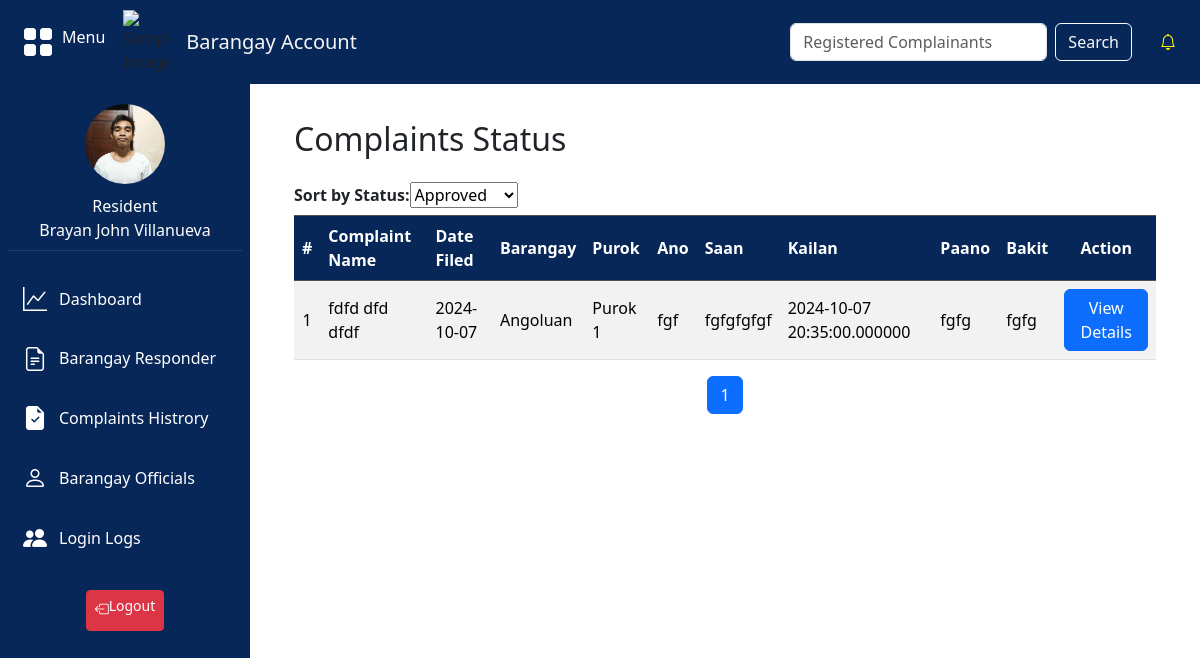
/barangay/barangay-responder.php (signed in), run on the app's committed database.
### tables this page shows
CREATE TABLE `tbl_complaints` (
  `complaints_id` int(15) NOT NULL,
  `complaint_name` varchar(255) NOT NULL,
  `complaints_person` varchar(15) NOT NULL,
  `status` varchar(20) NOT NULL DEFAULT '''Inprogress''',
  `complaints` text NOT NULL,
  `responds` enum('barangay','pnp') NOT NULL,
  `date_filed` date NOT NULL,
  `category_id` int(1) NOT NULL,
  `barangays_id` int(10) NOT NULL,
  `image_id` int(10) NOT NULL,
  `info_id` int(11) NOT NULL,
  `user_id` int(11) NOT NULL,
  `ano` varchar(255) DEFAULT NULL,
  `saan` varchar(255) DEFAULT NULL,
  `kailan` datetime(6) DEFAULT NULL,
  `paano` text DEFAULT NULL,
  `bakit` text DEFAULT NULL
);

CREATE TABLE `tbl_users_barangay` (
  `barangays_id` int(11) NOT NULL,
  `barangay_name` varchar(255) NOT NULL
);

CREATE TABLE `tbl_users` (
  `user_id` int(15) NOT NULL,
  `first_name` varchar(255) NOT NULL,
  `middle_name` varchar(255) NOT NULL,
  `last_name` varchar(255) NOT NULL,
  `extension_name` varchar(255) DEFAULT NULL,
  `gender` varchar(255) NOT NULL,
  `age` int(255) NOT NULL,
  `birth_date` date NOT NULL,
  `selfie_path` varchar(255) NOT NULL,
  `image_type` enum('ID') NOT NULL,
  `image_path` varchar(255) NOT NULL,
  `date_uploaded` datetime(6) NOT NULL,
  `cp_number` varchar(255) NOT NULL,
  `password` varchar(255) NOT NULL,
  `accountType` enum('Resident','Barangay Official','PNP Officer') NOT NULL,
  `barangays_id` int(11) DEFAULT NULL,
  `place_of_birth` varchar(255) NOT NULL,
  `purok` varchar(255) NOT NULL,
  `civil_status` enum('Single','Married','Separated','Live-in','Divorced','Widowed') NOT NULL,
  `educational_background` enum('No Formal Education','Elementary','Highschool','College','Post Graduate') NOT NULL,
  `nationality` varchar(255) NOT NULL,
  `pic_data` varchar(255) NOT NULL,
  `security_question` varchar(255) NOT NULL,
  `security_answer` varchar(255) NOT NULL,
  `login_attempts` int(11) DEFAULT 0,
  `lockout_time` datetime DEFAULT NULL
);

### barangay/barangay-responder.php (the view, shortened to what this page needs)
<?php
include '../connection/dbconn.php';
$barangay_name = $_SESSION['barangay_name'] ?? '';
$results_per_page = 10;
$page = !isset($_GET['page']) || !is_numeric($_GET['page']) || $_GET['page'] <= 0 ? 1 : $_GET['page'];
$start_from = ($page - 1) * $results_per_page;
function displayComplaints($pdo, $start_from, $results_per_page) {
    try {
        $barangay_name = $_SESSION['barangay_name'] ?? '';
        $stmt = $pdo->prepare("
        SELECT c.*,
               b.barangay_name,
               cc.complaints_category,
               u.cp_number,
               u.gender,
               u.place_of_birth,
               u.age,
                u.nationality,
                u.educational_background,
               u.civil_status,
               u.purok,
               GROUP_CONCAT(DISTINCT e.evidence_path SEPARATOR ',') AS evidence_paths,
               GROUP_CONCAT(DISTINCT CONCAT(h.hearing_date, '|', h.hearing_time, '|', h.hearing_type, '|', h.hearing_status) SEPARATOR ',') AS hearing_history
        FROM tbl_complaints c
        JOIN tbl_users_barangay b ON c.barangays_id = b.barangays_id
        JOIN tbl_complaintcategories cc ON c.category_id = cc.category_id
        JOIN tbl_users u ON c.user_id = u.user_id
        LEFT JOIN tbl_evidence e ON c.complaints_id = e.complaints_id
        LEFT JOIN tbl_hearing_history h ON c.complaints_id = h.complaints_id
        WHERE c.status = 'Approved' AND b.barangay_name = ?
        GROUP BY c.complaints_id
        ORDER BY c.date_filed ASC
        LIMIT ?, ?
    ");
        $stmt->bindParam(1, $barangay_name, PDO::PARAM_STR);
        $stmt->bindParam(2, $start_from, PDO::PARAM_INT);
        $stmt->bindParam(3, $results_per_page, PDO::PARAM_INT);
        $stmt->execute();
        if ($stmt->rowCount() == 0) {
            echo "<tr><td colspan='4'>No complaints found.</td></tr>";
        } else {
            $rowNumber = $start_from + 1;
            while ($row = $stmt->fetch(PDO::FETCH_ASSOC)) {
                $complaint_id = htmlspecialchars($row['complaints_id']);
                $complaint_name = htmlspecialchars($row['complaint_name']);
                $complaint_ano = htmlspecialchars($row['ano']);
                $complaint_saan = htmlspecialchars($row['saan']);
                $complaint_kailan = htmlspecialchars($row['kailan']);
                $complaint_paano = htmlspecialchars($row['paano']);
                $complaint_bakit= htmlspecialchars($row['bakit']);
                $complaint_description = htmlspecialchars($row['complaints']);
                $complaint_category = htmlspecialchars($row['complaints_category']);
                $complaint_barangay = htmlspecialchars($row['barangay_name']);
                $complaint_purok = htmlspecialchars($row['purok']);
                $complaint_contact = htmlspecialchars($row['cp_number']);
                $complaint_person = htmlspecialchars($row['complaints_person']);
                $complaint_gender = htmlspecialchars($row['gender']);
                $complaint_place_of_birth = htmlspecialchars($row['place_of_birth']);
                $complaint_age = htmlspecialchars($row['age']);
                $complaint_nationality = htmlspecialchars($row['nationality']);
                $complaint_education = htmlspecialchars($row['educational_background']);
                $complaint_civil_status = htmlspecialchars($row['civil_status']);
                $complaint_evidence = htmlspecialchars($row['evidence_paths']);
                $complaint_date_filed = htmlspecialchars($row['date_filed']);
                $complaint_status = htmlspecialchars($row['status']);
                $complaint_hearing_status = htmlspecialchars($row['hearing_history']);
                echo "<tr>";
                echo "<td style='text-align: center; vertical-align: middle;'>{$rowNumber}</td>";
                echo "<td style='text-align: left; vertical-align: middle;'>{$complaint_name}</td>";
                                echo "<td style='text-align: left; vertical-align: middle;'>{$complaint_date_filed }</td>";
                                echo "<td style='text-align: left; vertical-align: middle;'>{$complaint_barangay }</td>";
                                echo "<td style='text-align: left; vertical-align: middle;'>{$complaint_purok }</td>";
                                echo "<td style='text-align: left; vertical-align: middle;'>{$complaint_ano }</td>";
                                echo "<td style='text-align: left; vertical-align: middle;'>{$complaint_saan }</td>";
                                echo "<td style='text-align: left; vertical-align: middle;'>{$complaint_kailan }</td>";
                                echo "<td style='text-align: left; vertical-align: middle;'>{$complaint_paano }</td>";
                                echo "<td style='text-align: left; vertical-align: middle;'>{$complaint_bakit }</td>";
                echo "<td style='text-align: center; vertical-align: middle;'>
                        <button type='button' class='btn btn-primary view-details-btn'
                                data-id='{$complaint_id}'
                                data-name='{$complaint_name}'
                                 data-ano='{$complaint_ano}'
                                      data-saan='{$complaint_saan}'
                                        data-kailan='{$complaint_kailan}'
                                        data-paano='{$complaint_paano}'
                                        data-bakit='{$complaint_bakit}'
                                data-description='{$complaint_description}'
                                data-category='{$complaint_category}'
                                data-barangay='{$complaint_barangay}'
                                data-contact='{$complaint_contact}'
                                data-person='{$complaint_person}'
                                data-gender='{$complaint_gender}'
                                data-birth_place='{$complaint_place_of_birth}'
                                data-age='{$complaint_age}'
                                data-nationality ='{$complaint_nationality}'
                                data-education='{$complaint_education}'
                                data-civil_status='{$complaint_civil_status}'
                                data-evidence_paths='{$complaint_evidence}'
                                data-date_filed='{$complaint_date_filed}'
                                data-status='{$complaint_status}'
                                data-hearing_history='{$complaint_hearing_status}'
                                data-bs-toggle='modal' data-bs-target='#complaintModal'>
                            View Details
                        </button>
                      </td>";
            echo "</tr>";
                $rowNumber++;
            }
        }
    } catch (PDOException $e) {
        echo "<tr><td colspan='4'>Error fetching complaints: " . $e->getMessage() . "</td></tr>";
    }
}
   $stmt = $pdo->prepare("SELECT COUNT(*) AS total FROM tbl_complaints c JOIN tbl_users_barangay b ON c.barangays_id = b.barangays_id WHERE c.status = 'settled_in_barangay' AND b.barangay_name = ?");
   $stmt->execute([$barangay_name]);
   $total_results = $stmt->fetchColumn();
   $total_pages = ceil($total_results / $results_per_page);
?>
<!DOCTYPE html>
<html lang="en">
<head>
    <link href="https://cdnjs.cloudflare.com/ajax/libs/bootstrap-icons/1.8.1/font/bootstrap-icons.min.css" rel="stylesheet">
    <link href="https://cdn.jsdelivr.net/npm/bootstrap@5.3.3/dist/css/bootstrap.min.css" rel="stylesheet">
    <link rel="stylesheet" type="text/css" href="../styles/style.css">
</head>
<body>
<?php
include '../includes/navbar.php';
include '../includes/sidebar.php';
?>
    <div class="content">
    <div class="container">
        <h2 class="mt-3 mb-4">Complaints Status</h2>
        <table class="table table-striped table-bordered">
            <thead class="table-dark">
            <form method="POST">
    <label class="form-label">Sort by Status:</label>
    <select id="statusDropdown" name="status" onchange="handleStatusChange(this.value)">
        <option value="Approved"
            <?php echo (isset($_GET['status']) && $_GET['status'] == 'Approved') ? 'selected' : ''; ?>>
            Approved
        </option>
    </select>
</form>
                <tr>
                <th style="text-align: center; vertical-align: middle;">#</th>
            <th style="text-align: left; vertical-align: middle;">Complaint Name</th>
            <th style="text-align: left; vertical-align: middle;">Date Filed</th>
            <th style="text-align: left; vertical-align: middle;">Barangay</th>
            <th style="text-align: left; vertical-align: middle;">Purok</th>
            <th style="text-align: left; vertical-align: middle;">Ano</th>
            <th style="text-align: left; vertical-align: middle;">Saan</th>
            <th style="text-align: left; vertical-align: middle;">Kailan</th>
            <th style="text-align: left; vertical-align: middle;">Paano</th>
            <th style="text-align: left; vertical-align: middle;">Bakit</th>
            <th style="text-align: center; vertical-align: middle;">Action</th>
                </tr>
            </thead>
            <tbody>
                <?php displayComplaints($pdo, $start_from, $results_per_page); ?>
            </tbody>
        </table>
        <nav>
        <ul class="pagination justify-content-center">
            <?php for ($i = 1; $i <= $total_pages; $i++): ?>
                <li class="page-item <?= ($i == $page) ? 'active' : ''; ?>">
                    <a class="page-link" href="?page=<?= $i; ?>&search=<?= htmlspecialchars($search_query); ?>"><?= $i; ?></a>
                </li>
            <?php endfor; ?>
        </ul>
    </nav>
    </div>
</div>
</body>
</html>

### styles/style.css (style rules this page uses)
.content { margin-left: 250px; transition: margin-left 0.3s ease; padding: 20px; width: 80%; }
table, th, td { border: none; }
table { border-collapse: collapse; width: 100%; }

### barangay/barangay-responder.php (style rules this page uses)
.table thead th { background-color: #082759; color: #ffffff; text-align: center; }
label { font-weight: bold; margin-bottom: 5px; }

### data on the page
tbl_complaints: complaint_name "fdfd dfd dfdf", date_filed "2024-10-07", barangays.barangay_name "Angoluan", user.purok "Purok 1", ano "fgf", saan "fgfgfgfgf", kailan "2024-10-07 20:35:00.000000", paano "fgfg", bakit "fgfg"

### other printed values
$_SESSION['accountType'] "Resident"
$firstName "Brayan John"
$middleName "Villanueva"
